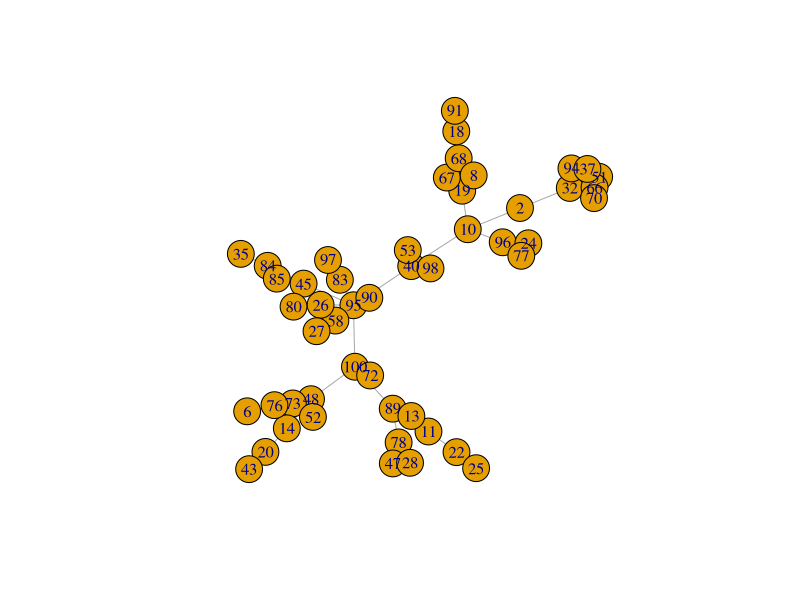
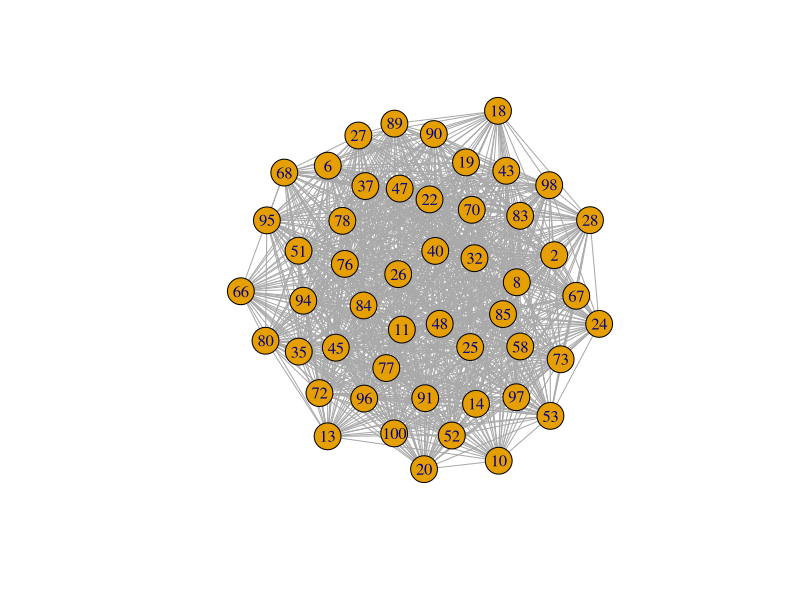
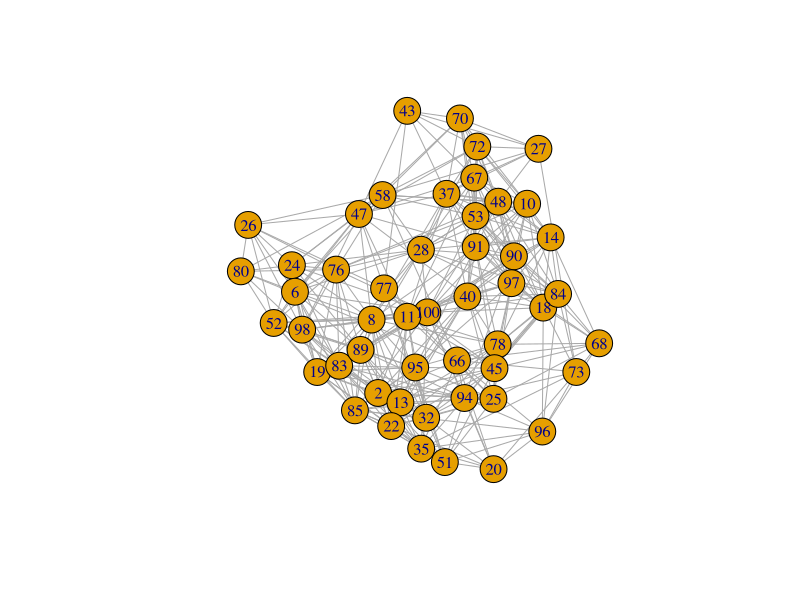
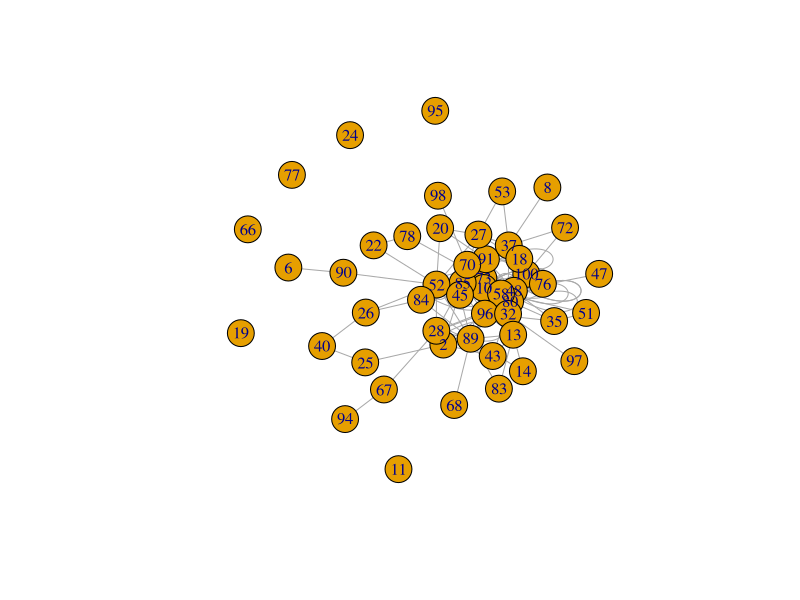
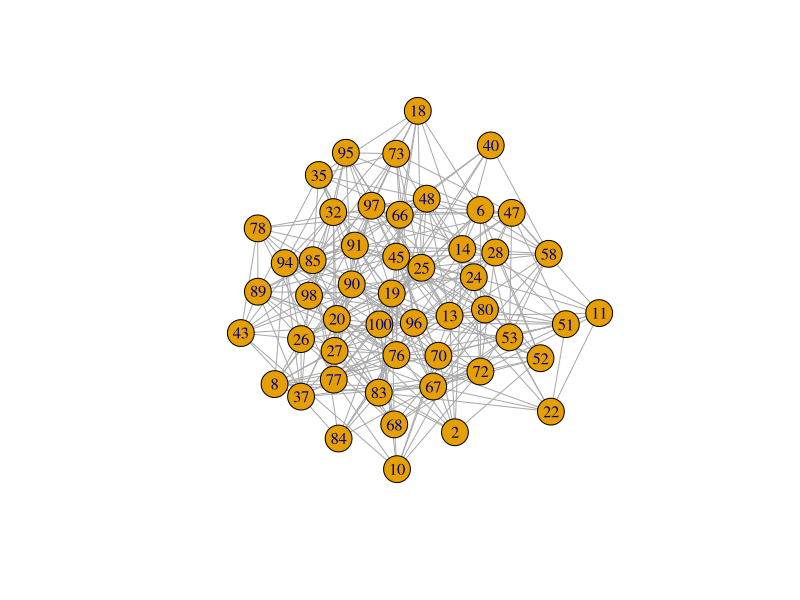
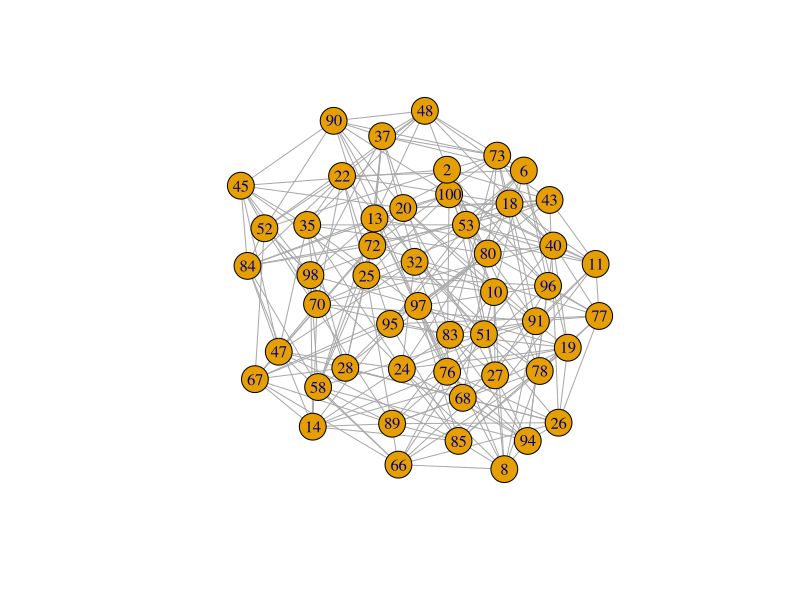

Write the R code that produced these figures, in order. (Note: this script raises an error after producing the figures.)
#' Generate test data for DILS

library(igraph)

n <- 50  #' multiple of 10. Number of nodes in each network

#' May want to add things from graph.atlas

nets <- list(ba=ba.game(n=n, directed=FALSE),
             erdos=erdos.renyi.game(n=n, p.or.m=.8),
             grg=grg.game(nodes=n, radius=.3, torus=TRUE),
             growing=growing.random.game(n=n, m=3, directed=FALSE),
             islands=interconnected.islands.game(islands.n=10,
                                         islands.size=n/10,
                                         islands.pin=.8,
                                         n.inter=n/10),
             k.regular=k.regular.game (no.of.nodes=n, k=10)
)

ids <- sample(1:(2*n), n, replace=FALSE)
for(i in 1:length(nets)) {
  V(nets[[i]])$name <- sample(ids, n, replace=FALSE)  #' Name the nodes
  if( 1 == i %% 2 ) {
    #' Make about half the networks continuous
    E(nets[[i]])$weight <- rnorm(ecount(nets[[i]]))  
  } else {
    E(nets[[i]])$weight <- 1
  }
}

#' Plot the graphs to make sure they do not all look the same
plot(nets[[1]])
plot(nets[[2]])
plot(nets[[3]])
plot(nets[[4]])
plot(nets[[5]])
plot(nets[[6]])

E(nets[[1]])$weight
E(nets[[2]])$weight
E(nets[[3]])$weight
E(nets[[4]])$weight
E(nets[[5]])$weight
E(nets[[6]])$weight

saveRDS(nets, "rough/data_artificial.rds")